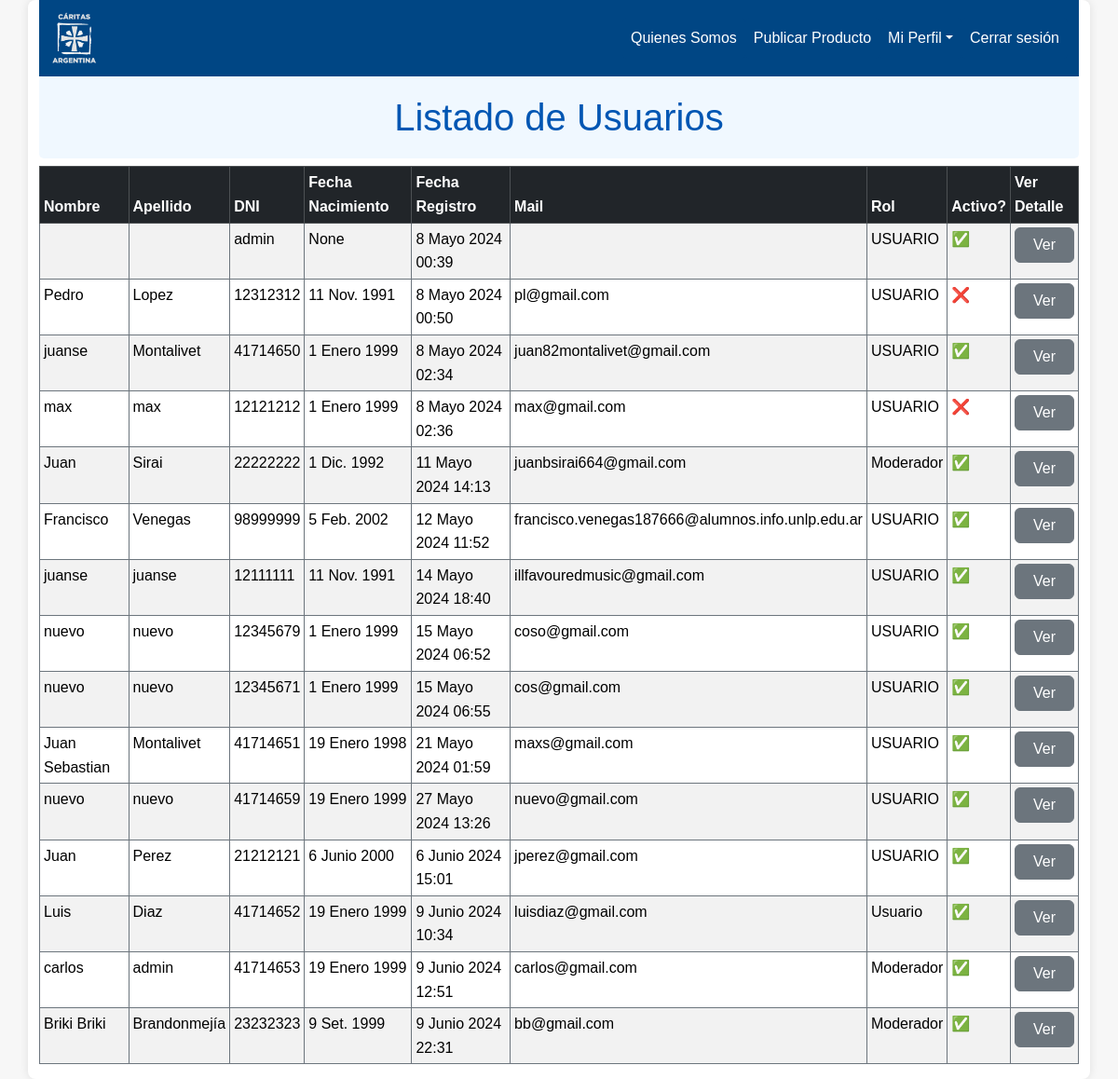
Page /listar_usuarios (signed in) on the earlier database version.
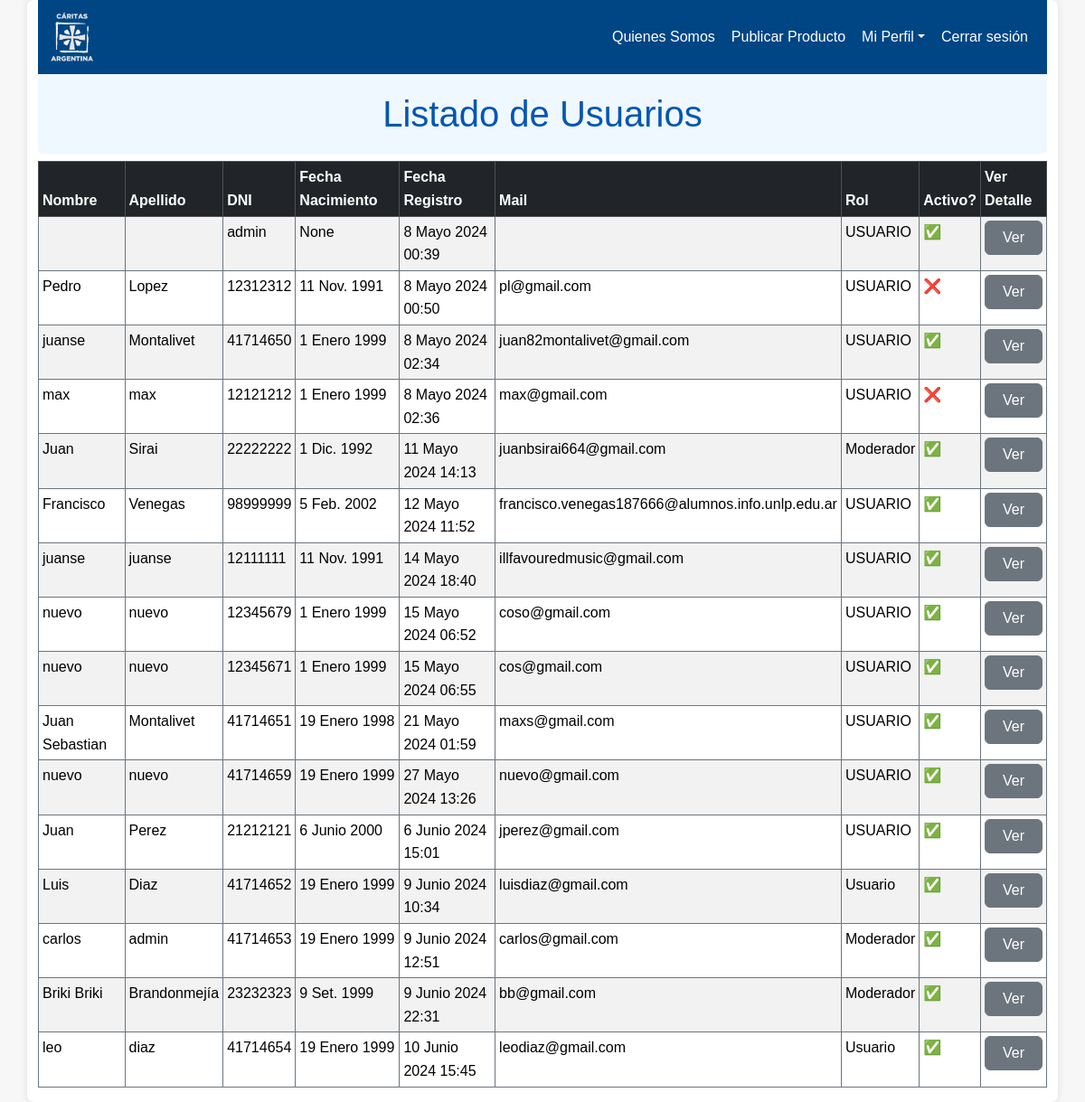
Same page on the later database version.
### intercambios_caritas/models.py (models this page shows, shortened)
class Usuario(AbstractUser):
    telefono = models.CharField(max_length=20, blank=True, null=True)
    direccion = models.CharField(max_length=100, blank=True, null=True)
    nacimiento = models.DateField(blank=True, null=True)
    class Types(models.TextChoices):
        Administrador = "Administrador", "Administrador"
        Usuario = "Usuario", "Usuario"
        Moderador = "Moderador", "Moderador"
    rol = models.CharField(
        max_length=20, choices=Types.choices, default=Types.Usuario
    )
    class Filiales(models.TextChoices):
        NotApplicable = 'N/A'
        CABA = 'CABA', 'CABA'
        Quilmes = 'Quilmes', 'Quilmes'
        Temperley = 'Temperley', 'Temperley'
    filial = models.CharField(
        max_length=20, choices=Filiales.choices, default=Filiales.NotApplicable
    )
    def __init__(self, *args, **kwargs):
        telefono = kwargs.pop('telefono', None)
        direccion = kwargs.pop('direccion', None)
        nacimiento = kwargs.pop('nacimiento', None)
        super().__init__(*args, **kwargs)
        if telefono is not None:
            self.telefono = telefono
        if direccion is not None:
            self.direccion = direccion
        if nacimiento is not None:
            self.nacimiento = nacimiento
    def isAdmin(self):
        return self.rol.upper() == 'ADMINISTRADOR'
    def isModerador(self):
        return self.rol.upper() == 'MODERADOR'
    def getRol(self):
        return self.rol

### intercambios_caritas/views.py (the view)
# urls.py: path('listar_usuarios', views.listar_usuarios, name="listar_usuarios"),
@login_required
def listar_usuarios(request):
    usuarios = Usuario.objects.all()
    return render(request, 'administracion_usuarios/listar_usuarios.html', {'usuarios': usuarios})

### templates/administracion_usuarios/listar_usuarios.html
{% extends 'layouts/base.html' %}
{% block content %}
{% include 'layouts/navbar.html' %}
<h1 class="text-center custom-h1-bg mb-2">Listado de Usuarios</h1>
{% if usuarios %}
<div class="table-responsive">
  <table class="table table-striped table-hover table-bordered border-secondary table-sm">
    <thead class="table-dark">
      <tr>
        <th scope="col">Nombre</th>
        <th scope="col">Apellido</th>
        <th scope="col">DNI</th>
        <th scope="col">Fecha Nacimiento</th>
        <th scope="col">Fecha Registro</th>
        <th scope="col">Mail</th>
        <th scope="col">Rol</th>
        <th scope="col">Activo?</th>
        <th scope="col">Ver Detalle</th>
      </tr>
    </thead>
    <tbody>
      {% for usuario in usuarios %}
      <tr scope="row">
        <td>{{ usuario.first_name }}</td>
        <td>{{ usuario.last_name }}</td>
        <td>{{ usuario.username }}</td>
        <td>{{ usuario.nacimiento }}</td>
        <td>{{ usuario.date_joined }}</td>
        <td>{{ usuario.email }}</td>
        <td>{{ usuario.getRol }}</td>
        <td>{% if usuario.is_active %} ✅{% else %} ❌ {% endif %} </td>
        <td><a href="{% url 'ver_perfil' usuario.username %}" class="btn btn-secondary d-block">Ver</a></td>
      </tr>
      {% endfor %}
    </tbody>
  </table>
</div>
{% else %}
<p style="font-size: 1.2rem; color: #555; text-align: center; margin-top: 20px;">No hay usuarios para mostrar.</p>
{% endif %}
{% endblock %}

Differences in the rows shown:
added Usuario: first_name "leo", last_name "diaz", username "41714654", nacimiento "19 Enero 1999", date_joined "10 Junio 2024 15:45", email "leodiaz@gmail.com", getRol "Usuario"
